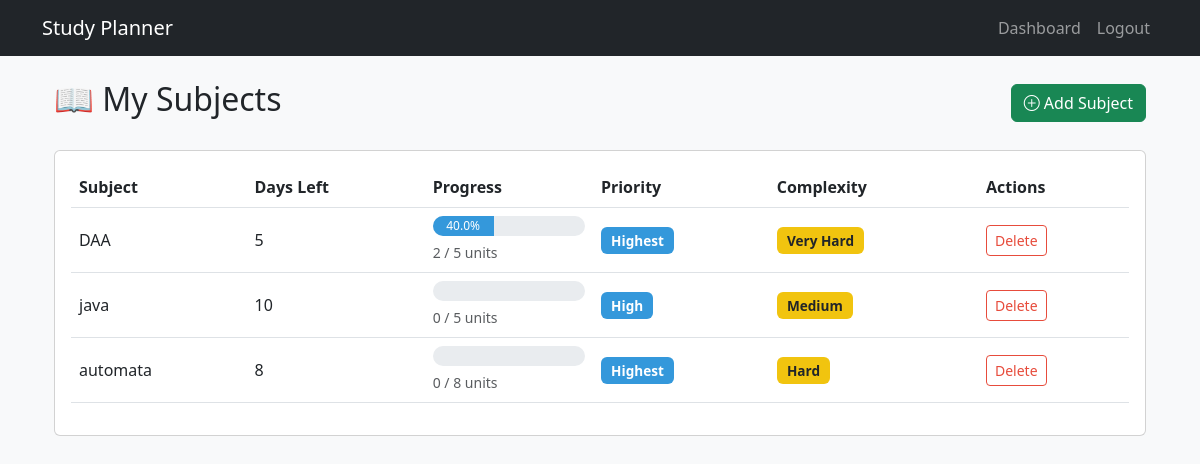
Page /subjects (signed in) on the committed database.
### app.py (models this page shows)
class Subject(db.Model):
    id = db.Column(db.Integer, primary_key=True)
    user_id = db.Column(db.Integer, db.ForeignKey('user.id'), nullable=False)
    name = db.Column(db.String(100), nullable=False)
    days_left = db.Column(db.Integer, nullable=False)
    total_units = db.Column(db.Integer, nullable=False)
    completed_units = db.Column(db.Integer, default=0)
    priority = db.Column(db.Integer, nullable=False)
    complexity = db.Column(db.Integer, nullable=False)
    @property
    def progress_percent(self):
        if self.total_units > 0:
            return round((self.completed_units / self.total_units) * 100, 1)
        return 0.0
    @property
    def priority_label(self):
        return {1: 'Highest', 2: 'High', 3: 'Medium', 4: 'Low', 5: 'Lowest'}.get(self.priority, 'Unknown')
    @property
    def complexity_label(self):
        return {1: 'Very Easy', 2: 'Easy', 3: 'Medium', 4: 'Hard', 5: 'Very Hard'}.get(self.complexity, 'Unknown')

### app.py (the view)
@app.route('/subjects')
@login_required
def subjects():
    user_subjects = Subject.query.filter_by(user_id=current_user.id).all()
    return render_template('subjects.html', subjects=user_subjects)

### app.py (called while the page is built)
@login_manager.user_loader
def load_user(user_id):
    return User.query.get(int(user_id))

### templates/subjects.html (shortened to what this page needs)
{% extends "base.html" %}
{% block content %}
<div class="container">
    <div class="d-flex justify-content-between align-items-center mb-4">
        <h2>📖 My Subjects</h2>
        <a href="{{ url_for('add_subject') }}" class="btn btn-success">
            <i class="bi bi-plus-circle"></i> Add Subject
        </a>
    </div>
    {% if not subjects %}
    <div class="alert alert-info mt-3">
        No subjects found. Add your first subject using the button above.
    </div>
    {% else %}
    <div class="card">
        <div class="card-body">
            <table class="table table-hover align-middle">
                <thead>
                    <tr>
                        <th>Subject</th>
                        <th>Days Left</th>
                        <th>Progress</th>
                        <th>Priority</th>
                        <th>Complexity</th>
                        <th>Actions</th>
                    </tr>
                </thead>
                <tbody>
                    {% for subject in subjects %}
                    <tr>
                        <td>{{ subject.name }}</td>
                        <td>{{ subject.days_left }}</td>
                        <td>
                            <div class="progress mb-1" style="height: 20px;">
                                <div class="progress-bar" role="progressbar"
                                     style="width: {{ subject.progress_percent }}%;">
                                    {{ subject.progress_percent }}%
                                </div>
                            </div>
                            <small class="text-muted">
                                {{ subject.completed_units }} / {{ subject.total_units }} units
                            </small>
                        </td>
                        <td><span class="badge bg-primary">{{ subject.priority_label }}</span></td>
                        <td><span class="badge bg-warning text-dark">{{ subject.complexity_label }}</span></td>
                        <td>
                            <form method="POST" action="{{ url_for('delete_subject', subject_id=subject.id) }}">
                                <button type="submit" class="btn btn-outline-danger btn-sm"
                                        onclick="return confirm('Are you sure you want to delete this subject?');">
                                    Delete
                                </button>
                            </form>
                        </td>
                    </tr>
                    {% endfor %}
                </tbody>
            </table>
        </div>
    </div>
    {% endif %}
</div>
{% endblock %}

### static/css/style.css (style rules this page uses)
body { font-family: 'Segoe UI', Tahoma, Geneva, Verdana, sans-serif; background-color: #f8f9fa; min-height: 100vh; }
.progress { height: 25px; border-radius: 12px; position: relative; }
.progress-bar { background-color: #3498db; transition: width 0.5s ease; }
.badge { font-size: 0.85em; padding: 0.5em 0.75em; }
.bg-primary { background-color: #3498db!important; }
.bg-warning { background-color: #f1c40f!important; }
.btn-outline-danger { border-color: #e74c3c; color: #e74c3c; }

### rows in the picture
Subject: name "DAA", days_left "5", progress_percent "40.0", completed_units "2", total_units "5", priority_label "Highest", complexity_label "Very Hard"
Subject: name "java", days_left "10", completed_units "0", total_units "5", priority_label "High", complexity_label "Medium"
Subject: name "automata", days_left "8", completed_units "0", total_units "8", priority_label "Highest", complexity_label "Hard"
